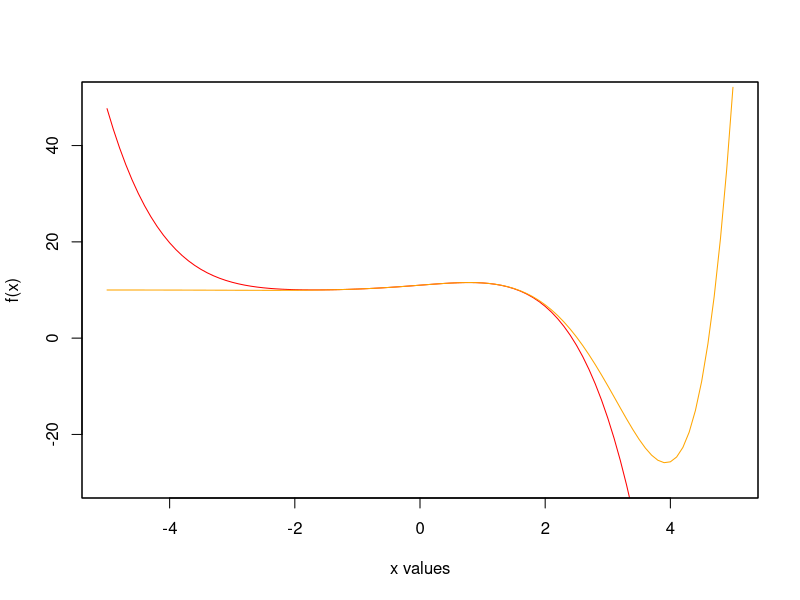

This figure's R source:
#taylorCos <- function(x, n) {
#  return (((-1)^n * x^(2*n))/factorial(2*n))
#}

#taylorEPowX <- function(x, n) {
#  return ((x^n)/(factorial(n)))
#}

#multiplyFrac <- function(cosVec, eVec, nTerms) {
  
#  res <- c()
#  for(j in nTerms) {
#    for(i in nTerms) {
#      res[length(res) + 1] <- eVec[i+1] * cosVec[j+1]
#    }
#  }
  
#  return (sum(res))
#}

main <- function() {
  
  nTerms <- seq(0, 3)
  x <- as.numeric(readline(prompt="Please enter value of x"))
  
  # Calculate first n terms
  #cosVec <- c()
  #eVec <- c()
  #for(n in nTerms) {
  #  cosVec[length(cosVec) + 1] <- taylorCos(x, n)
  #  eVec[length(eVec) + 1] <- taylorEPowX(x, n)
  #}
  
  print(paste("Value of f(", x, ") = 10 + e^x cos(x) is:", (11 + x - ((x^3)/3) - ((x^4)/6))))
  
  # Calculate x's in range -5 and 5
  smallStep <- seq(-5, 5, by=(0.1))
  fx <- c()
  act <- c()
  
  for(x in smallStep) {
    #cosVec <- c()
    #eVec <- c()
    #for(n in nTerms) {
    #  cosVec[length(cosVec) + 1] <- taylorCos(x, n)
    #  eVec[length(eVec) + 1] <- taylorEPowX(x, n)
    #}
    fx[length(fx) + 1] <- 11 + x - ((x^3)/3) - ((x^4)/6) - ((x^5)/30)
    act[length(act) + 1] <- 10 + exp(1)^x * cos(x)
  }
  
  # Plot the graph
  plot(smallStep, fx, ylim=c(-30, 50), type="l", col="red", xlab="x values", ylab="f(x)")
  par(new=TRUE)
  plot(smallStep, act, ylim=c(-30, 50), type="l", col="orange", xlab="", ylab="", xaxt="n", yaxt="n")
  
  # Print AE and RE between small step and 10 + e^x * cos(x)
  
  print(paste("x","       Absolute error","        Relative error"))
  print("------------------------------------------------------")
  
  pointFive <- seq(-3.5, 3.5, by=(0.5))
  for(x in pointFive) {
    #cosVec <- c()
    #eVec <- c()
    #for(n in nTerms) {
    #  cosVec[length(cosVec) + 1] <- taylorCos(x, n)
    #  eVec[length(eVec) + 1] <- taylorEPowX(x, n)
    #}
    taylorResult <- (11 + x - ((x^3)/3) - ((x^4)/6))
    actualResult <- (10 + exp(1)^x * cos(x))
    
    ae <- abs(actualResult - taylorResult)
    re <- abs(ae/actualResult)*100
    print(sprintf("%2.1f          %4.5f               %4.5f", x, ae, re))
  }
}

main()

